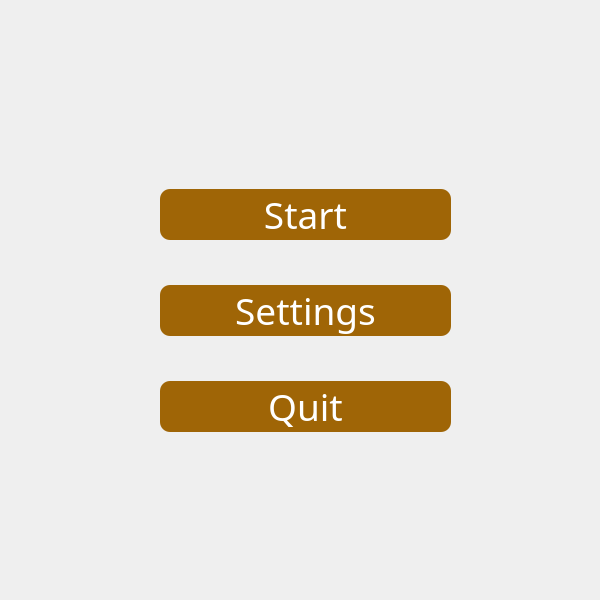
<?xml version="1.0" encoding="UTF-8"?>
<ui version="4.0">
 <class>MainWindow</class>
 <widget class="QMainWindow" name="MainWindow">
  <property name="geometry">
   <rect>
    <x>0</x>
    <y>0</y>
    <width>600</width>
    <height>600</height>
   </rect>
  </property>
  <property name="windowTitle">
   <string>Super Kolobok Bros</string>
  </property>
  <property name="styleSheet">
   <string notr="true">color: rgb(255, 255, 255);
border-color: rgb(221, 221, 221);</string>
  </property>
  <widget class="QWidget" name="centralwidget">
   <widget class="QWidget" name="verticalLayoutWidget">
    <property name="geometry">
     <rect>
      <x>160</x>
      <y>150</y>
      <width>291</width>
      <height>321</height>
     </rect>
    </property>
    <layout class="QVBoxLayout" name="verticalLayout">
     <property name="sizeConstraint">
      <enum>QLayout::SetDefaultConstraint</enum>
     </property>
     <item>
      <widget class="QPushButton" name="startButton">
       <property name="minimumSize">
        <size>
         <width>0</width>
         <height>50</height>
        </size>
       </property>
       <property name="font">
        <font>
         <family>Cooper Black</family>
         <pointsize>28</pointsize>
        </font>
       </property>
       <property name="styleSheet">
        <string notr="true">background-color: rgb(159, 101, 6);
border-radius: 10px;
text-shadow: 100px 500px 600px #66cc99;</string>
       </property>
       <property name="text">
        <string>Start</string>
       </property>
      </widget>
     </item>
     <item>
      <widget class="QPushButton" name="settingsButton">
       <property name="minimumSize">
        <size>
         <width>0</width>
         <height>50</height>
        </size>
       </property>
       <property name="font">
        <font>
         <family>Cooper Black</family>
         <pointsize>28</pointsize>
        </font>
       </property>
       <property name="styleSheet">
        <string notr="true">background-color: rgb(159, 101, 6);
border-radius: 10px;
text-shadow: 100px 500px 600px #66cc99;</string>
       </property>
       <property name="text">
        <string>Settings</string>
       </property>
      </widget>
     </item>
     <item>
      <widget class="QPushButton" name="quitButton">
       <property name="minimumSize">
        <size>
         <width>0</width>
         <height>50</height>
        </size>
       </property>
       <property name="font">
        <font>
         <family>Cooper Black</family>
         <pointsize>28</pointsize>
        </font>
       </property>
       <property name="styleSheet">
        <string notr="true">background-color: rgb(159, 101, 6);
border-radius: 10px;
text-shadow: 100px 500px 600px #66cc99;</string>
       </property>
       <property name="text">
        <string>Quit</string>
       </property>
      </widget>
     </item>
    </layout>
   </widget>
  </widget>
  <widget class="QMenuBar" name="menubar">
   <property name="geometry">
    <rect>
     <x>0</x>
     <y>0</y>
     <width>600</width>
     <height>23</height>
    </rect>
   </property>
  </widget>
  <widget class="QStatusBar" name="statusbar"/>
 </widget>
 <resources/>
 <connections/>
</ui>
